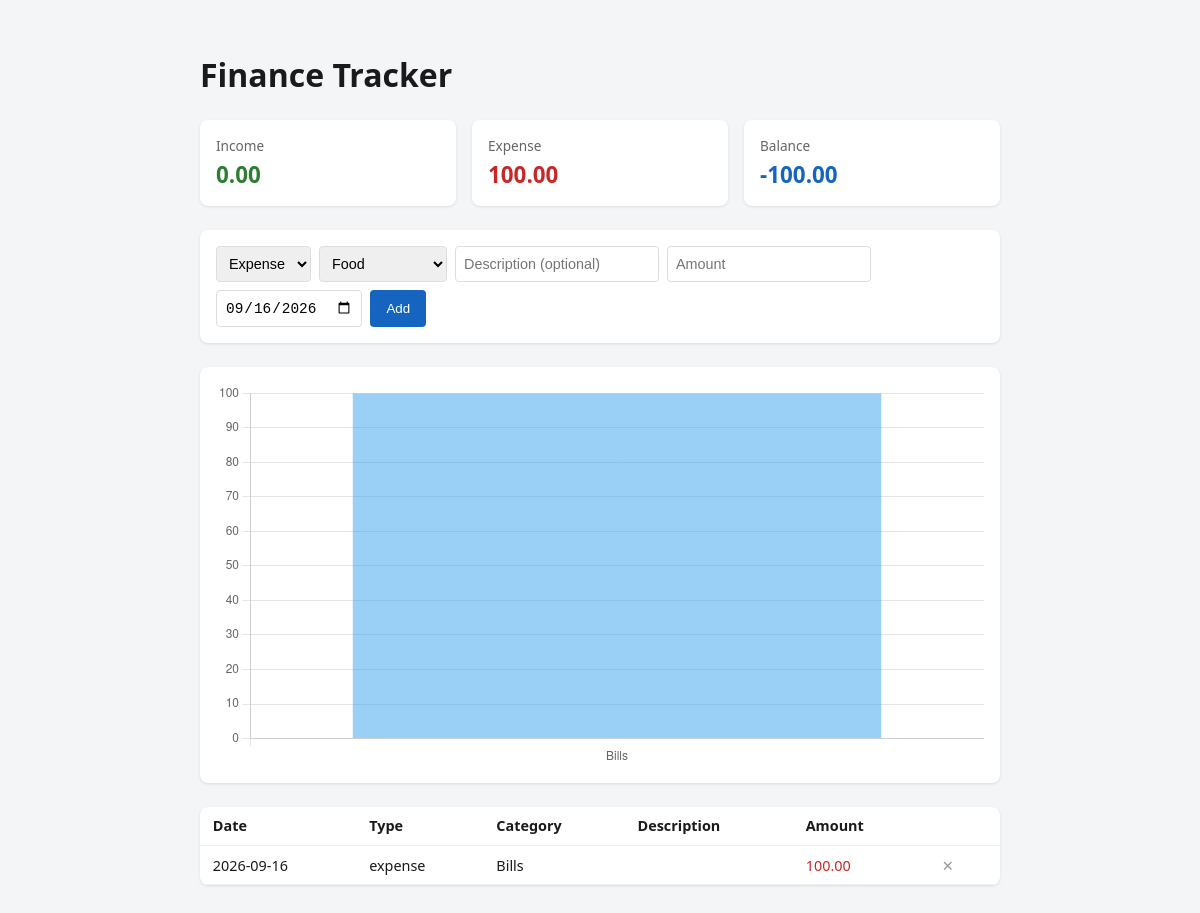
The page / on the database its author committed.
### tables this page shows
CREATE TABLE transactions (
            id INTEGER PRIMARY KEY AUTOINCREMENT,
            type TEXT NOT NULL,           -- 'income' or 'expense'
            category TEXT NOT NULL,
            description TEXT,
            amount REAL NOT NULL,
            date TEXT NOT NULL
        );

### app.py (the view)
@app.route("/")
def index():
    conn = get_db()
    transactions = conn.execute(
        "SELECT * FROM transactions ORDER BY date DESC, id DESC"
    ).fetchall()
    income = sum(t["amount"] for t in transactions if t["type"] == "income")
    expense = sum(t["amount"] for t in transactions if t["type"] == "expense")
    balance = income - expense
    categories = {}
    for t in transactions:
        if t["type"] == "expense":
            categories[t["category"]] = categories.get(t["category"], 0) + t["amount"]
    conn.close()
    return render_template(
        "index.html",
        transactions=transactions,
        income=income,
        expense=expense,
        balance=balance,
        categories=categories,
        today=date.today().isoformat(),
    )

### app.py (called while the page is built)
def get_db():
    conn = sqlite3.connect(DB)
    conn.row_factory = sqlite3.Row
    return conn

### templates/index.html (shortened to what this page needs)
<!DOCTYPE html>
<html lang="en">
<head>
  <link rel="stylesheet" href="{{ url_for('static', filename='style.css') }}" />
</head>
<body>
  <div class="container">
    <h1>Finance Tracker</h1>
    <div class="summary">
      <div class="card income">
        <span>Income</span>
        <strong>{{ "%.2f"|format(income) }}</strong>
      </div>
      <div class="card expense">
        <span>Expense</span>
        <strong>{{ "%.2f"|format(expense) }}</strong>
      </div>
      <div class="card balance">
        <span>Balance</span>
        <strong>{{ "%.2f"|format(balance) }}</strong>
      </div>
    </div>
    <form action="{{ url_for('add') }}" method="POST" class="add-form">
      <select name="type" required>
        <option value="expense">Expense</option>
      </select>
      <select name="category" required>
        <option value="Food">Food</option>
      </select>
      <input type="text" name="description" placeholder="Description (optional)" />
      <input type="number" step="0.01" name="amount" placeholder="Amount" required />
      <input type="date" name="date" value="{{ today }}" required />
      <button type="submit">Add</button>
    </form>
    {% if categories %}
    <div class="chart-wrap">
      <canvas id="categoryChart"></canvas>
    </div>
    {% endif %}
    <table class="tx-table">
      <thead>
        <tr>
          <th>Date</th>
          <th>Type</th>
          <th>Category</th>
          <th>Description</th>
          <th>Amount</th>
          <th></th>
        </tr>
      </thead>
      <tbody>
        {% for t in transactions %}
        <tr class="{{ t['type'] }}">
          <td>{{ t['date'] }}</td>
          <td>{{ t['type'] }}</td>
          <td>{{ t['category'] }}</td>
          <td>{{ t['description'] }}</td>
          <td>{{ "%.2f"|format(t['amount']) }}</td>
          <td>
            <form action="{{ url_for('delete', t_id=t['id']) }}" method="POST">
              <button type="submit" class="delete-btn">✕</button>
            </form>
          </td>
        </tr>
        {% else %}
        <tr><td colspan="6">No transactions yet.</td></tr>
        {% endfor %}
      </tbody>
    </table>
  </div>
  {% if categories %}
  <script>
    const ctx = document.getElementById('categoryChart');
    new Chart(ctx, {
      type: 'bar',
      data: {
        labels: {{ categories.keys() | list | tojson }},
        datasets: [{
          label: 'Spending by category',
          data: {{ categories.values() | list | tojson }},
        }]
      },
      options: {
        responsive: true,
        plugins: { legend: { display: false } }
      }
    });
  </script>
  {% endif %}
</body>
</html>

### static/style.css (style rules this page uses)
* { box-sizing: border-box; }
body { font-family: system-ui, sans-serif; background: #f4f5f7; margin: 0; padding: 2rem; color: #1a1a1a; }
.container { max-width: 800px; margin: 0 auto; }
h1 { margin-bottom: 1.5rem; }
.summary { display: flex; gap: 1rem; margin-bottom: 1.5rem; }
.card { flex: 1; padding: 1rem; border-radius: 8px; background: white; display: flex; flex-direction: column; gap: 0.25rem; box-shadow: 0 1px 3px rgba(0,0,0,0.1); }
.card span { font-size: 0.85rem; color: #666; }
.card strong { font-size: 1.4rem; }
.card.income strong { color: #2e7d32; }
.card.expense strong { color: #c62828; }
.card.balance strong { color: #1565c0; }
.add-form { display: flex; flex-wrap: wrap; gap: 0.5rem; background: white; padding: 1rem; border-radius: 8px; margin-bottom: 1.5rem; box-shadow: 0 1px 3px rgba(0,0,0,0.1); }
.add-form select, .add-form input { padding: 0.5rem; border: 1px solid #ddd; border-radius: 4px; font-size: 0.9rem; }
.add-form button { padding: 0.5rem 1rem; border: none; background: #1565c0; color: white; border-radius: 4px; cursor: pointer; }
.chart-wrap { background: white; padding: 1rem; border-radius: 8px; margin-bottom: 1.5rem; box-shadow: 0 1px 3px rgba(0,0,0,0.1); }
.tx-table { width: 100%; border-collapse: collapse; background: white; border-radius: 8px; overflow: hidden; box-shadow: 0 1px 3px rgba(0,0,0,0.1); }
.tx-table th, .tx-table td { padding: 0.6rem 0.8rem; text-align: left; border-bottom: 1px solid #eee; font-size: 0.9rem; }
.tx-table tr.expense td:nth-child(5) { color: #c62828; }
.delete-btn { border: none; background: none; color: #999; cursor: pointer; font-size: 0.9rem; }

### rows shown on the page
transactions: date "2026-09-16", type "expense", category "Bills", amount "100.00"

### other values the page prints
{{ "%.2f"|format(income) }} "0.00"
{{ "%.2f"|format(expense) }} "100.00"
{{ "%.2f"|format(balance) }} "-100.00"
chart data {{ categories.keys() | list | tojson }} ["Bills"]
chart data {{ categories.values() | list | tojson }} [100.0]
